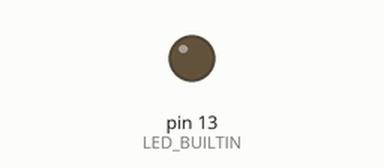
This sketch was run on a simulated Arduino Uno, built with avr-gcc and run on an emulated ATmega328P. Parts: output pins drawn as LEDs (lit = HIGH).

Above: at 1.7 s.
At 5.3 s:
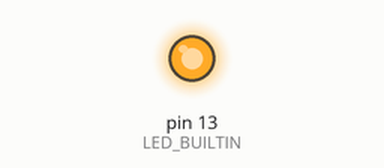
Timing chart, 0 to 5.6 s (numbered marks = the images above):
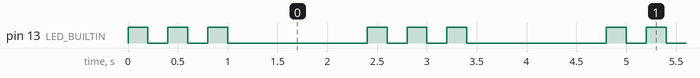

Measured:
- by itself, pin 13 (LED_BUILTIN): repeats every 2.4 s: 2 × (LOW 0.20 s, HIGH 0.20 s), LOW 1.4 s, HIGH 0.20 s
- by itself, everything shown: repeats every 2.4 s, in 6 steps

The sketch:

2-3BrinkEnsyu.ino
```cpp
void setup() {
  // put your setup code here, to run once:
  pinMode(LED_BUILTIN,OUTPUT);
}

void loop() {
  // put your main code here, to run repeatedly:
  for(int i=0;i<3;i++){
    digitalWrite(LED_BUILTIN,HIGH);
    delay(200);
    digitalWrite(LED_BUILTIN,LOW);
    delay(200);
  }

  delay(1200);
}
```
